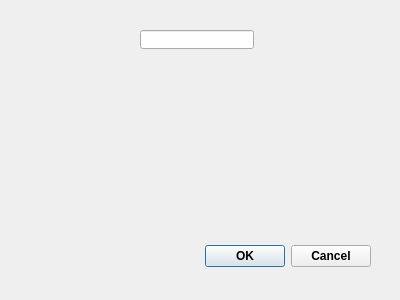
<?xml version="1.0" encoding="UTF-8"?>
<ui version="4.0">
 <class>Dialog</class>
 <widget class="QDialog" name="Dialog">
  <property name="geometry">
   <rect>
    <x>0</x>
    <y>0</y>
    <width>400</width>
    <height>300</height>
   </rect>
  </property>
  <property name="windowTitle">
   <string>Dialog</string>
  </property>
  <widget class="QDialogButtonBox" name="buttonBox">
   <property name="geometry">
    <rect>
     <x>30</x>
     <y>240</y>
     <width>341</width>
     <height>32</height>
    </rect>
   </property>
   <property name="font">
    <font>
     <weight>75</weight>
     <bold>true</bold>
    </font>
   </property>
   <property name="orientation">
    <enum>Qt::Horizontal</enum>
   </property>
   <property name="standardButtons">
    <set>QDialogButtonBox::Cancel|QDialogButtonBox::Ok</set>
   </property>
  </widget>
  <widget class="QLineEdit" name="lineEdit">
   <property name="geometry">
    <rect>
     <x>140</x>
     <y>30</y>
     <width>114</width>
     <height>19</height>
    </rect>
   </property>
  </widget>
 </widget>
 <resources/>
 <connections>
  <connection>
   <sender>buttonBox</sender>
   <signal>accepted()</signal>
   <receiver>Dialog</receiver>
   <slot>accept()</slot>
   <hints>
    <hint type="sourcelabel">
     <x>248</x>
     <y>254</y>
    </hint>
    <hint type="destinationlabel">
     <x>157</x>
     <y>274</y>
    </hint>
   </hints>
  </connection>
  <connection>
   <sender>buttonBox</sender>
   <signal>rejected()</signal>
   <receiver>Dialog</receiver>
   <slot>reject()</slot>
   <hints>
    <hint type="sourcelabel">
     <x>316</x>
     <y>260</y>
    </hint>
    <hint type="destinationlabel">
     <x>286</x>
     <y>274</y>
    </hint>
   </hints>
  </connection>
 </connections>
</ui>
